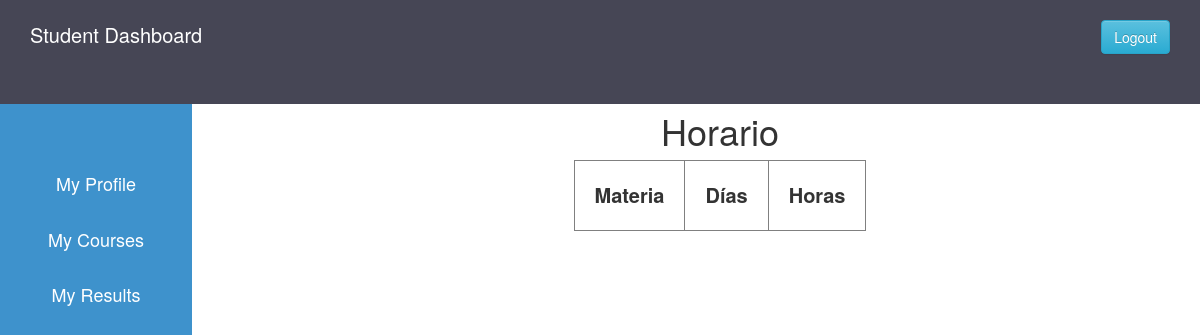
/student_course.php (signed in), run on an earlier commit of the app's database.
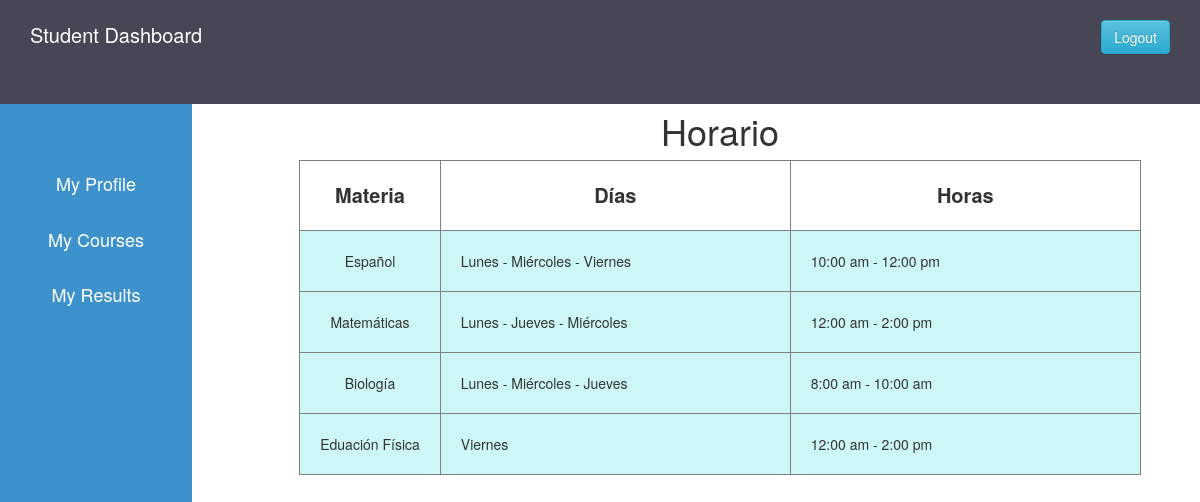
And on a later commit of the database.
### tables this page shows
CREATE TABLE `student_course` (
  `id` int(11) NOT NULL,
  `name` varchar(255) NOT NULL,
  `date` varchar(255) NOT NULL,
  `time` varchar(255) NOT NULL
);

### student_course.php (the view, shortened to what this page needs)
<?php
  $host="localhost";
  $user="root";
  $password="";
  $db="schoolproject";
  $data=mysqli_connect($host,$user,$password,$db);
  $sql="SELECT * FROM student_course";
  $result=mysqli_query($data,$sql);
?>
<!DOCTYPE html>
<html lang="en">
<head>
  <?php
    include 'student_css.php'
  ?>
</head>
<body>
  <?php
    include 'student_sidebar.php'
  ?>
<div class="content">
    <center><br>
    <h1>Horario</h1>
    <table border="1px">
        <tr>
          <th class="table_th" style="text-align: center;">Materia</th>
          <th class="table_th" style="text-align: center;">Días</th>
          <th class="table_th" style="text-align: center;">Horas</th>
        </tr>
        <?php
        while($info=$result->fetch_assoc()){
        ?>
        <tr>
            <td class="table_td" style="text-align: center;">
              <?php echo "{$info['name']}"?>
            </td>
            <td class="table_td" style="text-align: justify; width:350px;">
              <?php echo "{$info['date']}"?>
            </td>
            <td class="table_td" style="text-align: justify; width:350px;">
              <?php echo "{$info['time']}"?>
            </td>
        </tr>
        <?php
        }
        ?>
    </table>
    </center>
  </div>
</body>
</html>

What changed in the data, as far as the page shows it:
added student_course: name "Español", date "Lunes - Miércoles - Viernes", time "10:00 am - 12:00 pm"
added student_course: name "Matemáticas", date "Lunes - Jueves - Miércoles", time "12:00 am - 2:00 pm"
added student_course: name "Biología", date "Lunes - Miércoles - Jueves", time "8:00 am - 10:00 am"
added student_course: name "Eduación Física", date "Viernes", time "12:00 am - 2:00 pm"
